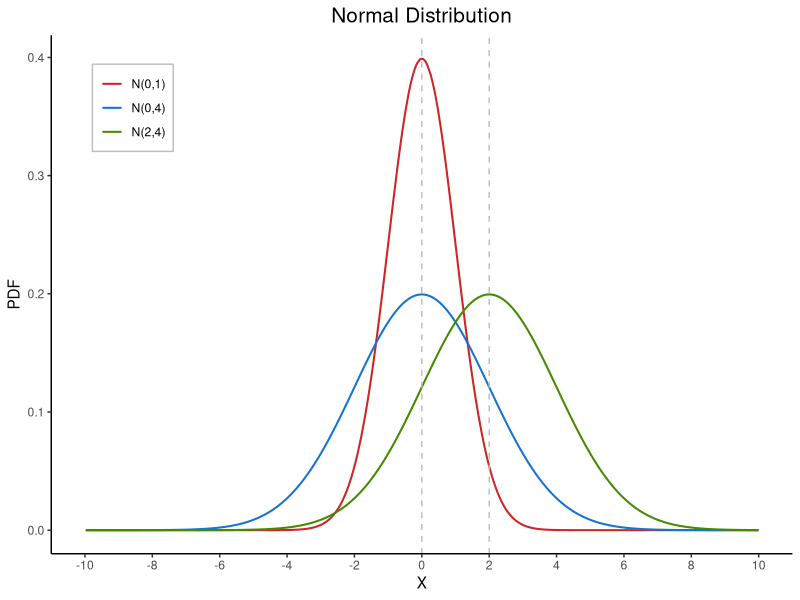
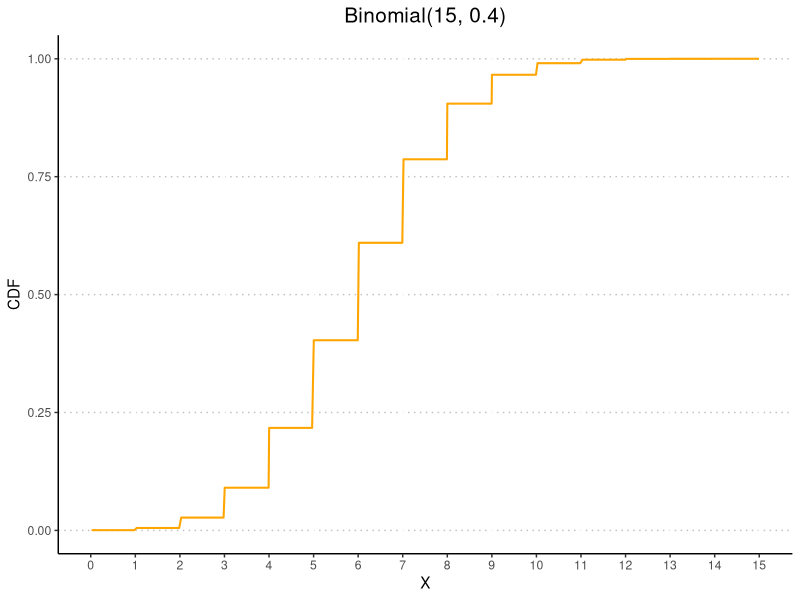
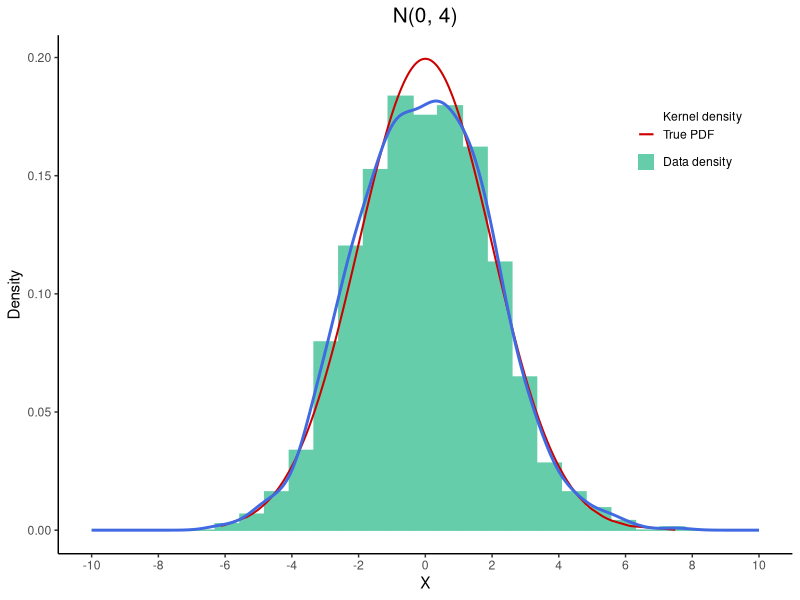
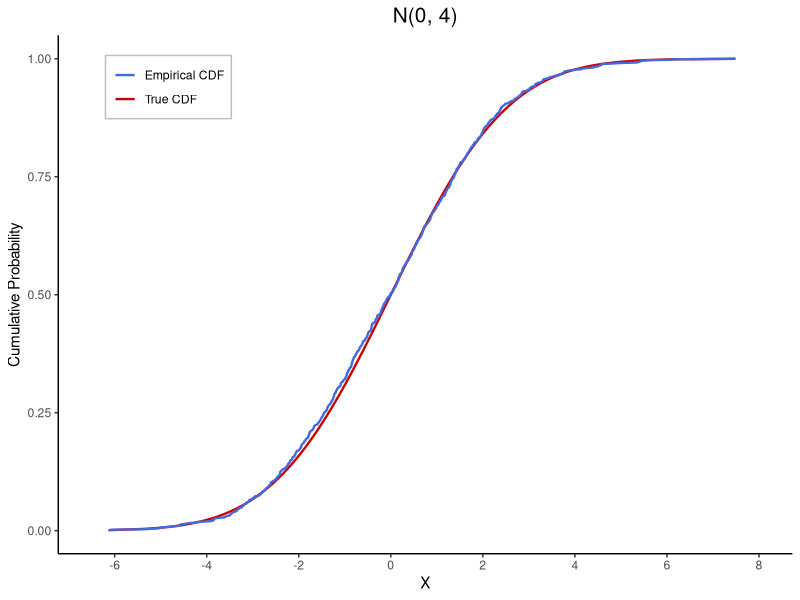
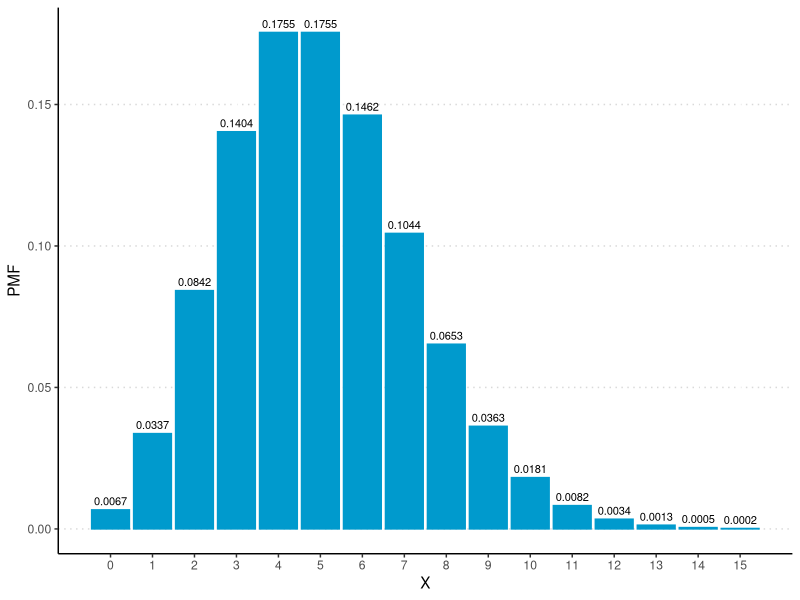

Here is the R script that generated these plots, in order:
# This R code file shows how to plot true/empirical PMF, PDF, and CDF of a probability distribution.
# Code Author: Ian He
# Date: Jul 24, 2023
# R Version: 4.3.1



# Packages ---------------------------------------------------------------------
library(tidyverse) # for data wrangling
library(tidyr)     # for reshaping the dataframe
library(ggplot2)   # for plotting



# PMF of Poisson(5) ------------------------------------------------------------
X <- seq.int(0, 15)
pmf <- dpois(X, 5)
df <- data.frame(X, pmf)

pdf(file='../Figures/PMF_Poisson5.pdf', width=10, height=5)    # two dots (..) in file path means navigating up directory
ggplot(df, aes(X, pmf)) +
  geom_col(color='deepskyblue3', fill='deepskyblue3') +
  geom_text(aes(label=sprintf('%5.4f', pmf)), size = 8/.pt, vjust=-0.5) +    # bar labels
  xlab('X') + ylab('PMF') +
  scale_x_continuous(breaks=seq(0, 15, by=1)) +    # customize x-axis ticks
  theme(plot.title = element_text(size=15, hjust=0.5),
        panel.background = element_rect(fill='white'),
        panel.grid.major.y = element_line(color='gray85', linetype='dotted'),
        axis.line.x.bottom = element_line(color='black'),
        axis.line.y.left = element_line(color='black'))
dev.off()



# PDF of N(0,1), N(0,4), and N(2,4) --------------------------------------------
rm(list = ls())    # clear environment

set.seed(230722)

X <- runif(1000, min=-10, max=10)
pdf1 <- dnorm(X, 0, 1)
pdf2 <- dnorm(X, 0, 2)
pdf3 <- dnorm(X, 2, 2)
df <- data.frame(X, pdf1, pdf2, pdf3)
df <- gather(df, key='distribution', value='pdf', c('pdf1', 'pdf2', 'pdf3'))

ggplot(df, aes(x=X, y=pdf, color=distribution)) +    # color varies across distributions
  geom_line(linetype=1, linewidth=0.7) +
  ggtitle('Normal Distribution') +
  labs(x='X', y='PDF', color=NULL) +    # color=NULL removes the title of legend
  scale_color_manual(labels=c('N(0,1)', 'N(0,4)', 'N(2,4)'),    # line labels
                     values=c('firebrick3', 'dodgerblue3', 'chartreuse4')) +    # lines colors
  scale_x_continuous(limits=c(-10,10), breaks=seq(-10, 10, by=2)) +
  theme(plot.title = element_text(size=15, hjust=0.5),
        panel.background = element_rect(fill='white'),
        axis.line.x.bottom = element_line(color='black'),
        axis.line.y.left = element_line(color='black'),
        legend.position = c(0.11,0.86),
        legend.key = element_blank(),    # remove the gray background of legend keys
        legend.background = element_rect(color='gray', linetype="solid"),
        legend.spacing.y = unit(-0.1, 'cm')) +    # reduce the vertical space above legend
  geom_vline(xintercept=0, linetype='dashed', color='gray') +
  geom_vline(xintercept=2, linetype='dashed', color='gray')



# CDF of Binomial(15, 0.4) -----------------------------------------------------
rm(list = ls())

set.seed(230722)

X <- runif(1000, min=0, max=15)
cdf <- pbinom(X, size=15, prob=0.4)
df <- data.frame(X, cdf)

ggplot(df, aes(X, cdf)) +
  geom_line(linetype=1, linewidth=0.7, color='orange') +
  ggtitle('Binomial(15, 0.4)') + xlab('X') + ylab('CDF') +
  scale_x_continuous(breaks=seq(0, 15, by=1)) +
  theme(plot.title = element_text(size=15, hjust=0.5),
        panel.background = element_rect(fill='white'),
        panel.grid.major.y = element_line(color='gray75', linetype='dotted'),
        axis.line.x.bottom = element_line(color='black'),
        axis.line.y.left = element_line(color='black'))



# Empirical PDF of N(0,4) ------------------------------------------------------
rm(list = ls())

set.seed(230722)

X <- rnorm(1000, 0, 2)
true_pdf <- dnorm(X, 0, 2)
df <- data.frame(X, true_pdf)

ggplot(df, aes(x=X)) +
  geom_histogram(aes(y=after_stat(density), fill='aquamarine3'), color='aquamarine3', bins=28) +
  geom_line(aes(y=true_pdf, color='Kernel Density'), linetype=1, lwd=0) +    # a pseudo line plot for adding a manual legend of the kernel density
  geom_line(aes(y=true_pdf, color='True PDF'), linetype=1, lwd=0.7) +
  geom_density(aes(color='Kernel Density'), linetype=1, lwd=1, show.legend=FALSE) +    # kernel density estimation
  labs(x='X', y='Density', title="N(0, 4)", color=NULL, fill=NULL) +
  scale_x_continuous(limits=c(-10, 10), breaks=seq(-10, 10, by=2)) +
  scale_color_manual(labels=c('Kernel density', 'True PDF'), values=c('royalblue', 'red3'), 
                     guide=guide_legend(override.aes=list(fill=c(NULL, NULL)))) +    # remove the boxes outside the keys in legend
  scale_fill_manual(labels=c('Data density'), values='aquamarine3', 
                    guide=guide_legend(override.aes=list(color=NULL))) +    # remove the box outside the key in legend
  theme(plot.title = element_text(size=15, hjust=0.5),
        panel.background = element_rect(fill='white'),
        axis.line.x.bottom = element_line(color='black'),
        axis.line.y.left = element_line(color='black'),
        legend.key = element_blank(),
        legend.key.size = unit(0.9, 'lines'),    # adjust the size of legend keys
        legend.position = c(0.86, 0.8),
        legend.spacing.y = unit(-0.15, 'cm'))



# Empirical CDF of N(0,4) ------------------------------------------------------
df$frequency <- 1/length(X)

df <- df[order(df$X, decreasing=FALSE),]    # sort dataframe by X
df$ecdf <- cumsum(df$frequency)

df$true_cdf <- pnorm(df$X, 0, 2)

ggplot(df, aes(x=X)) +
  geom_line(aes(y=true_cdf, color='True CDF'), linetype=1, linewidth=0.8) +
  geom_line(aes(y=ecdf, color='Empirical CDF'), linetype=1, linewidth=0.8) +
  labs(x='X', y='Cumulative Probability', title='N(0, 4)', color=NULL) +
  scale_x_continuous(limits=c(-6.5,8), breaks=seq(-6, 8, by=2)) +
  scale_color_manual(labels=c('Empirical CDF', 'True CDF'), values=c('royalblue', 'red3')) +
  theme(plot.title = element_text(size=15, hjust=0.5),
        panel.background = element_rect(fill='white'),
        axis.line.x.bottom = element_line(color='black'),
        axis.line.y.left = element_line(color='black'),
        legend.key = element_blank(),
        legend.position = c(0.15, 0.9),
        legend.background = element_rect(color='gray', linetype='solid'),
        legend.spacing.y = unit(-0.1, 'cm'))
